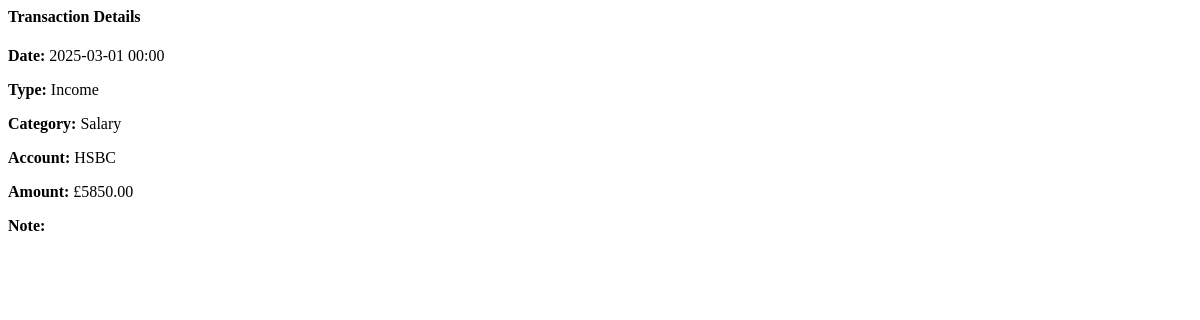
The app's page /transaction/detail/7/ (signed in), older data.
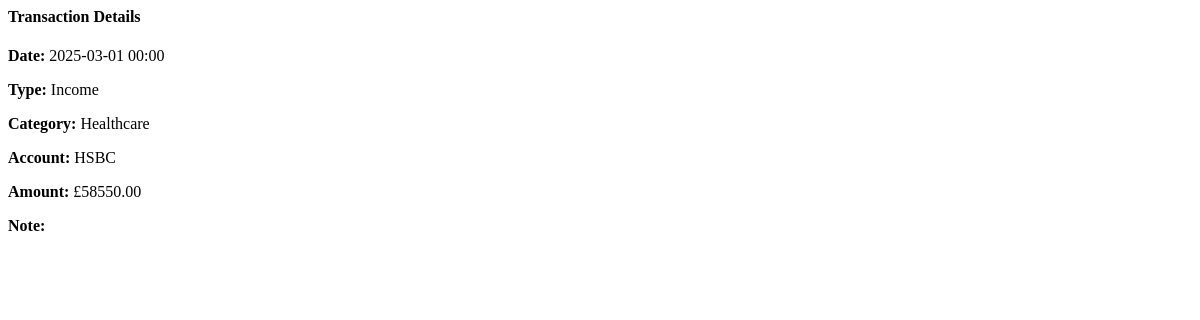
The same page, newer data.
### finance_app/models.py (models this page shows, shortened)
class Transaction(models.Model):
    TRANSACTION_TYPE_CHOICES = [
        ('income', 'Income'),
        ('expense', 'Expense'),
    ]
    user = models.ForeignKey(User, on_delete=models.CASCADE)
    account = models.ForeignKey(Account, on_delete=models.CASCADE, related_name="transactions")
    amount = models.DecimalField(max_digits=10, decimal_places=2)
    category = models.ForeignKey(Category, on_delete=models.SET_NULL, null=True)  # 使用外键
    date = models.DateTimeField(default=timezone.now)
    note = models.TextField(blank=True, null=True)
    transaction_type = models.CharField(max_length=10, choices=TRANSACTION_TYPE_CHOICES)

class Category(models.Model):
    CATEGORY_TYPES = [
        ('income', 'Income'),
        ('expense', 'Expense')
    ]
    DEFAULT_CATEGORIES = [
        ('Healthcare', 'expense'),
        ('Transport', 'expense'),
        ('Food', 'expense'),
        ('Sports', 'expense'),
        ('Gaming', 'expense'),
        ('Travel', 'expense'),
        ('Daily', 'expense'),
        ('Haircut', 'expense'),
        ('Shopping', 'expense'),
        ('Salary', 'income', ),
        ('Stocks', 'income'),
        ('Gifts', 'income'),
        ('Red Packet', 'income'),
        ('Investment', 'income'),
        ('Allowance', 'income'),
        ]
    name = models.CharField(max_length=50, unique=True)
    category_type = models.CharField(max_length=10, choices=CATEGORY_TYPES)  # 区分收入/支出类别
    icon = models.CharField(max_length=255, default="icons/default.svg")  # 这里确保路径正确
    def __str__(self):
        return self.name

class Account(models.Model):
    user = models.ForeignKey(User, on_delete=models.CASCADE)
    name = models.CharField(max_length=255)  # 账户名称，如“招商银行储蓄卡”
    balance = models.DecimalField(max_digits=12, decimal_places=2, default=0.00)
    account_type = models.CharField(max_length=20, choices=ACCOUNT_TYPE_CHOICES, default='bank')
    currency = models.CharField(max_length=3, choices=CURRENCY_CHOICES, default='GBP')

### finance_app/views.py (the view)
# urls.py: path('transaction/detail/<int:pk>/', views.transaction_detail, name='transaction_detail'),
@login_required
def transaction_detail(request, pk):
    tx = get_object_or_404(Transaction, pk=pk, user=request.user)
    html = render_to_string("finance_app/transaction_detail.html", {"transaction": tx})
    return HttpResponse(html)

### templates/finance_app/transaction_detail.html
<div>
    <h4>Transaction Details</h4>
    <p><strong>Date:</strong> {{ transaction.date|date:"Y-m-d H:i" }}</p>
    <p><strong>Type:</strong> {{ transaction.get_transaction_type_display }}</p>
    <p><strong>Category:</strong> {{ transaction.category }}</p>
    <p><strong>Account:</strong> {{ transaction.account.name }}</p>
    <p><strong>Amount:</strong> £{{ transaction.amount }}</p>
    <p><strong>Note:</strong> {{ transaction.note }}</p>
  </div>

Row changes from the older to the newer data that the page shows:
changed Transaction "Income": category "Salary" → "Healthcare"; amount "5850.00" → "58550.00"
